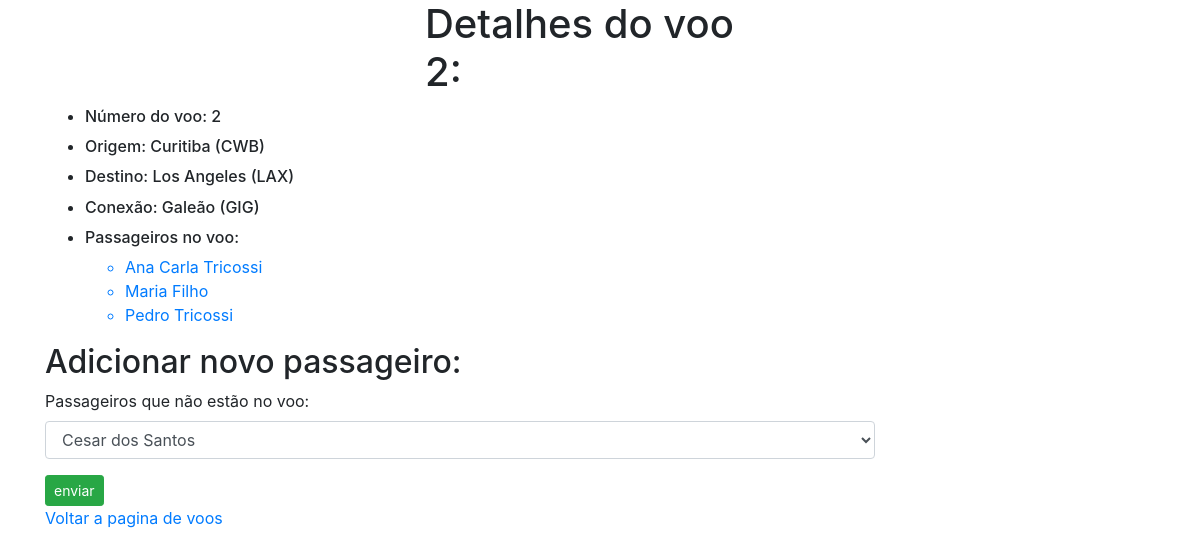
/2, run on the app's committed database.
### flights/models.py (models this page shows, shortened)
class Flights(models.Model):
    origin = models.ForeignKey(Airport, on_delete=models.CASCADE, related_name="departures")
    destination = models.ForeignKey(Airport, on_delete=models.CASCADE, related_name="arrivals")
    stop = models.ForeignKey(Airport,on_delete=models.CASCADE, related_name="stop", default="1")
    duration = models.IntegerField()

class Airport(models.Model):
    code = models.CharField(max_length=3)
    city = models.CharField(max_length=64)
    def __str__(self):
        return f"{self.city} ({self.code})"

class Passengers(models.Model):
    first = models.CharField(max_length=64)
    last = models.CharField(max_length=64)
    age = models.IntegerField(blank=True)
    sex = models.CharField(blank=True, max_length=64)
    flights = models.ManyToManyField(Flights, blank=True, related_name="passengers")
    def __str__(self):
        return f"{self.first} {self.last}"

### flights/views.py (the view)
# urls.py: path("<int:flight_id>", views.flight, name="flight"),
def flight(request, flight_id):
    try:
        flight = Flights.objects.get(pk=flight_id)
    except Flights.DoesNotExist:
        raise Http404("Flight does not exist")
    context = {
        "flight": flight,
        "passengers": flight.passengers.all(),
        "non_passengers": Passengers.objects.exclude(flights=flight).all()
    }
    return render(request, "flights/flight.html", context)

### flights/templates/flights/flight.html (shortened to what this page needs)
{% extends "flights/base.html" %}
{% block body %}
    <div class="container">
        <div class="row align-items-start">
          <div class="col">
            <h1>Detalhes do voo {{ flight.id }}:</h1>
          </div>
        </div>
        <div class="row align-items-center">
            <div class="col">
                <ul>
                    <li><h6>Número do voo: {{ flight.id }}</h6></li>
                    <li><h6>Origem: {{ flight.origin }}</h6></li>
                    <li><h6>Destino:  {{ flight.destination }}</h6></li>
                    <li><h6>Conexão:  {{ flight.stop }}</h6></li>
                    <li>
                        <h6>Passageiros no voo:</h6>
                        <ul>
                            {% for passenger in passengers %}
                                <a href="{% url 'passenger' passenger.id %}">
                                    <li>{{ passenger }}</li>
                                </a>
                            {% empty %}
                            <li>Sem Passageiros</li>
                            {% endfor %}
                        </ul>
                    </li>
                </ul>
            </div>
        </div>
        <div class="row align-items-end">
            <div class="col">
                {% if non_passengers %}
                    <h2>Adicionar novo passageiro:</h2>
                    <form action="{% url 'book' flight.id %}" method="post">
                        <div class="form-row">
                            <div class="form-group col-md-9">
                                <label for="exampleFormControlSelect1">Passageiros que não estão no voo:</label>
                                <select class="form-control" name="passenger" >
                                    {% for passenger in non_passengers %}
                                    <option value="{{ passenger.id }}">{{ passenger }}</option>
                                    {% endfor %}
                                </select>
                            </div>
                        </div>
                        <button type="submit " class="btn btn-success btn-sm" class="">enviar</button>
                    </form>
                {% else %}
                    <div>No passengers to add.</div>
                {% endif %}
                <a href="{% url 'index' %}">Voltar a pagina de voos</a>
            </div>
        </div>
      </div>
{% endblock %}

### data on the page
Flights: id "2", origin "Curitiba (CWB)", destination "Los Angeles (LAX)", stop "Galeão (GIG)"
Passengers: first+last "Ana Carla Tricossi"
Passengers: first+last "Maria Filho"
Passengers: first+last "Pedro Tricossi"

### other printed values
form field passenger "Cesar dos Santos"
